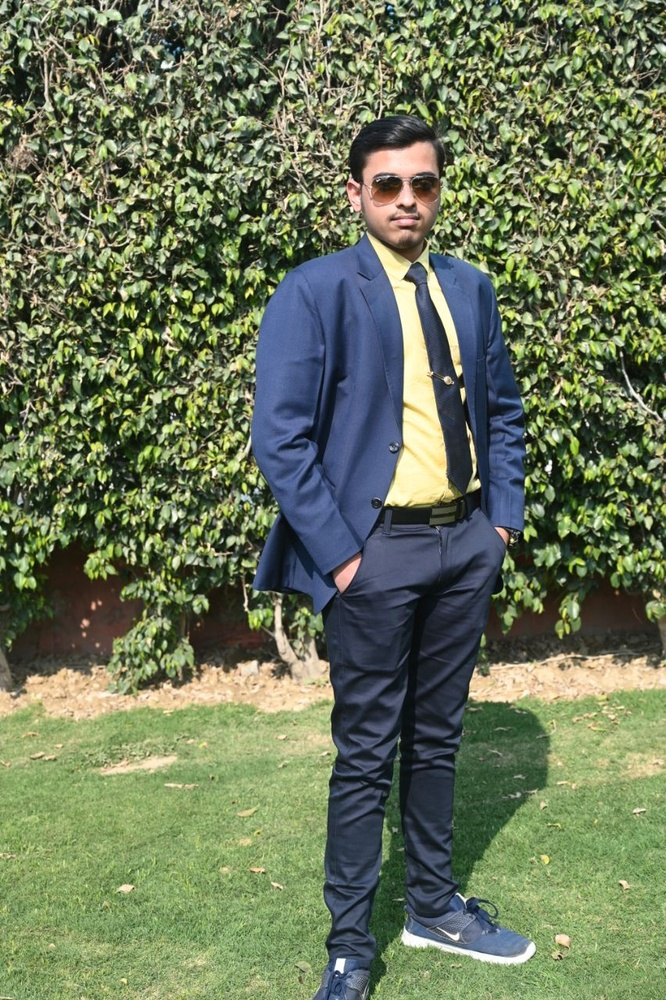
#> input picture v.jpg, 666 x 1000 px, shrunk from 852 x 1280 before the run
$ python sketch.py
#> lines starting #> are read from the running program, lines starting #| are printed output that depends on the picture
import cv2
img_location="v.jpg"
#file_name='v.jpg'
img=cv2.imread(img_location)
#> img is the input picture: shape (1000, 666, 3); mean B, G, R 89.4, 118.4, 107.1
gray_image = cv2.cvtColor(img, cv2.COLOR_BGR2GRAY)
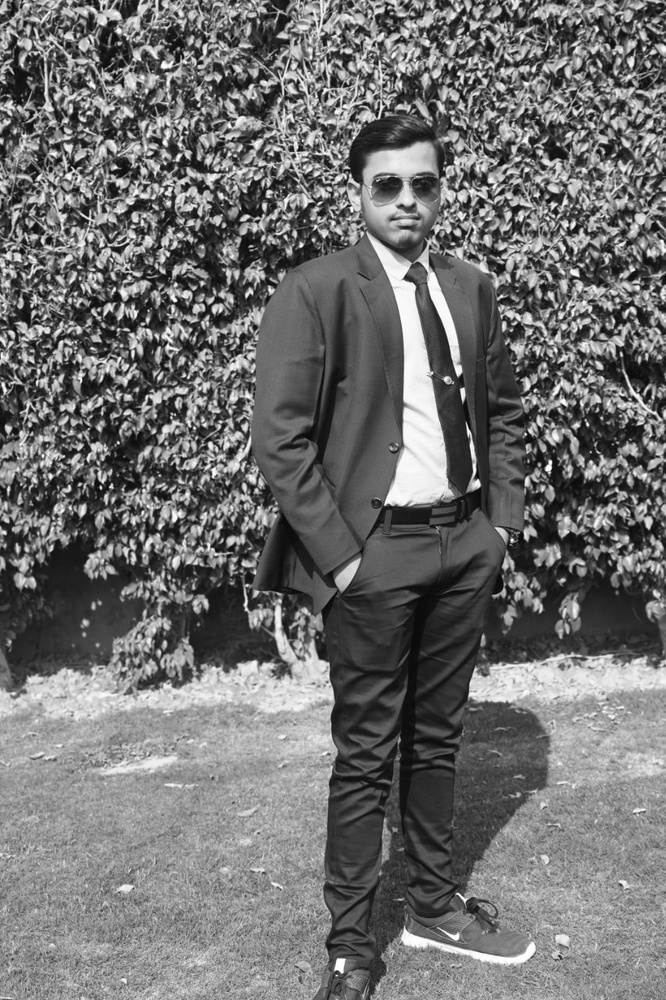
#> gray_image: shape (1000, 666); min 1, max 255, mean 111.7
inverted_gray_img=255-gray_image
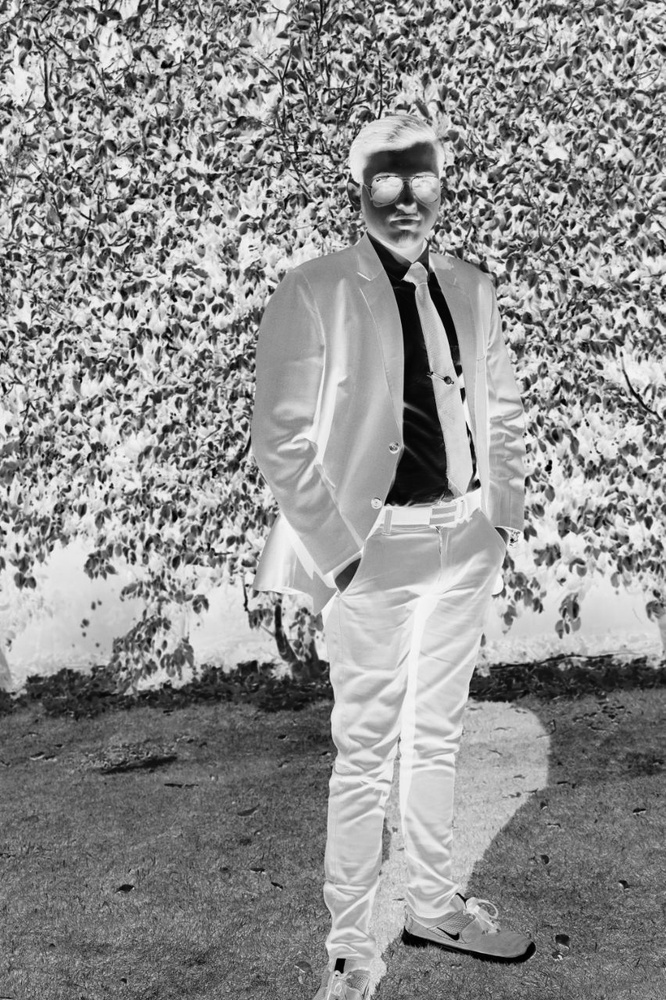
#> inverted_gray_img: shape (1000, 666); min 0, max 254, mean 143.3
blurr_img=cv2.GaussianBlur(inverted_gray_img,(21,21),0)
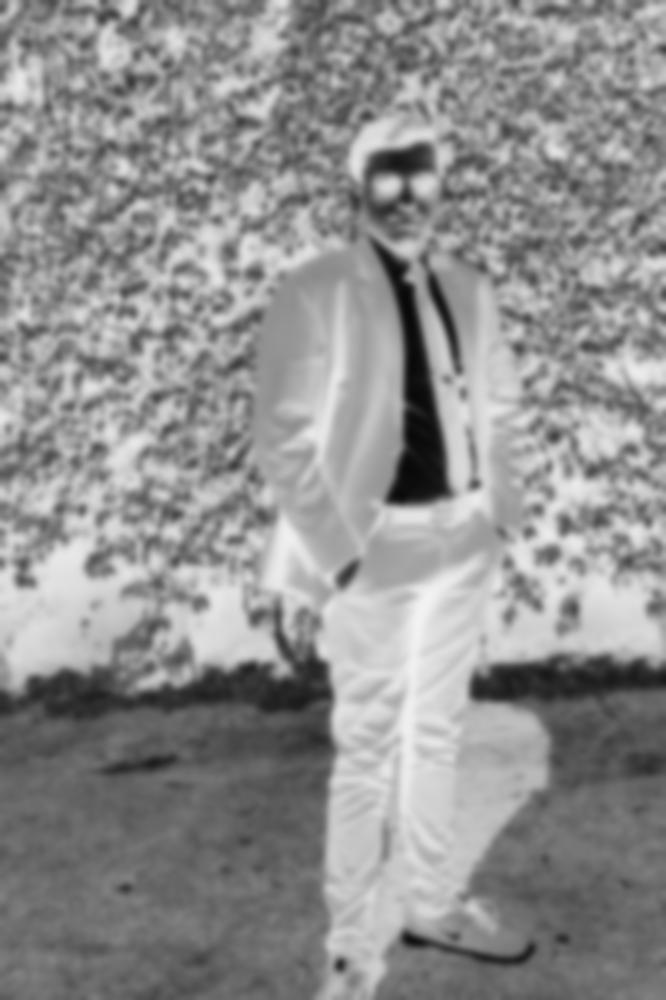
#> blurr_img: shape (1000, 666); min 8, max 242, mean 143.3
inverted_blurr_img=255-blurr_img
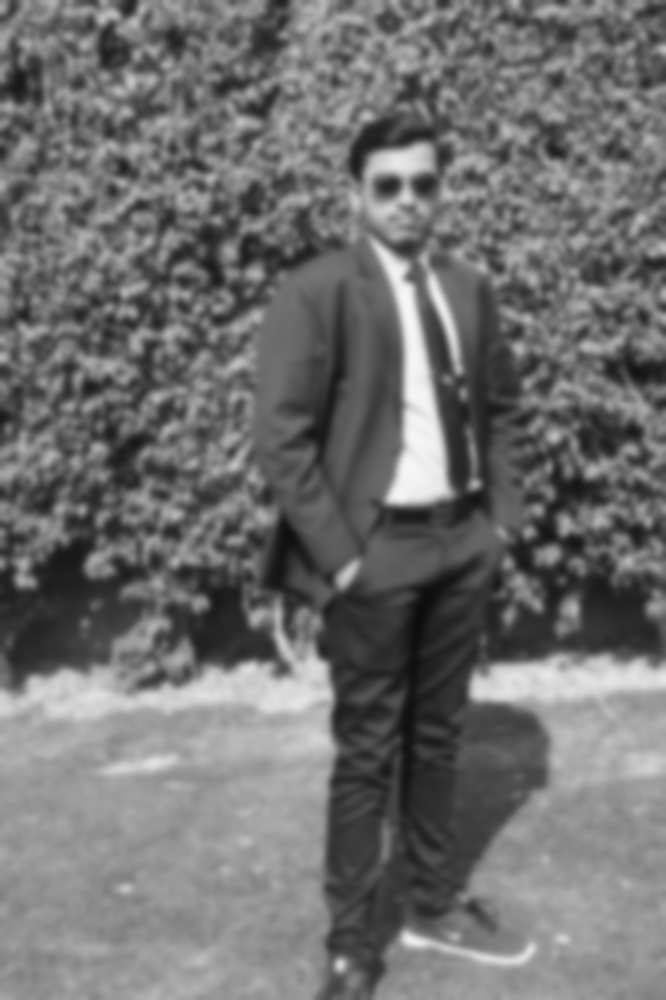
#> inverted_blurr_img: shape (1000, 666); min 13, max 247, mean 111.7
pencil_sketch_img=cv2.divide(gray_image,inverted_blurr_img,scale=246.0)
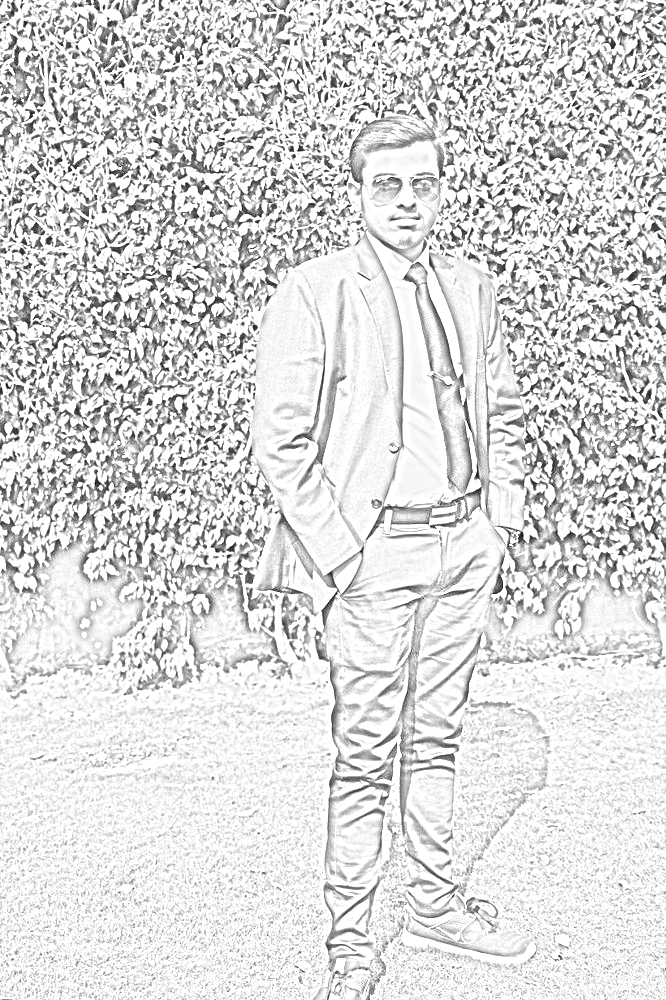
#> pencil_sketch_img: shape (1000, 666); min 5, max 255, mean 217.6
cv2.imshow('Original img',img)
cv2.imshow('New img',pencil_sketch_img)

cv2.waitKey(0)
